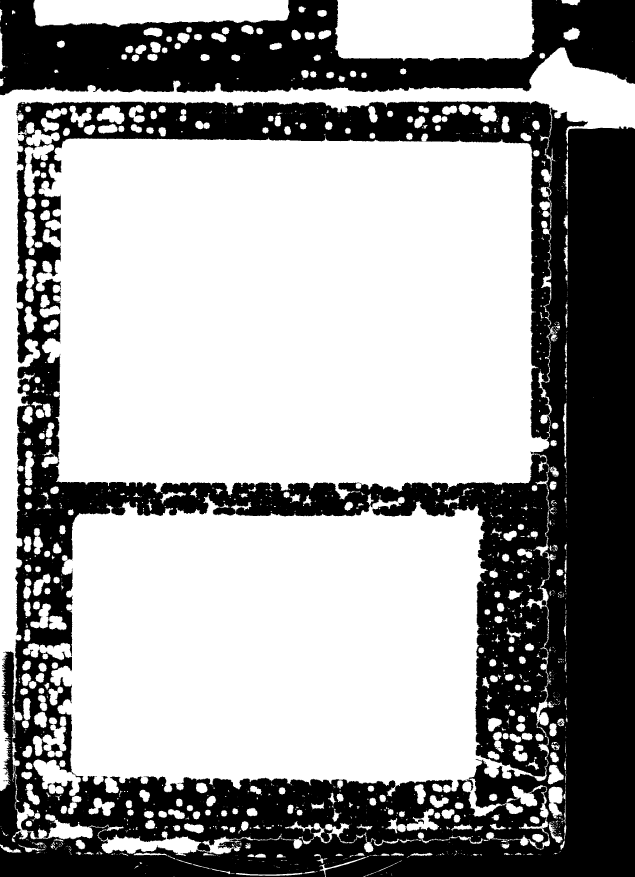
#> input picture background_detection/binary-back.png, 2539 x 3507 px (shown at 1/4 size)
$ python temp2.py
#> lines starting #> are read from the running program, lines starting #| are printed output that depends on the picture; after the words box and inside, x2 and y2 are one past the last pixel; in counts of white or black regions, pixels touching at a corner belong together
import cv2
import numpy as np

filename = "binary-back.png"
img = cv2.imread(filename)
#> img is the input picture: shape (3507, 2539, 3); 62% white; 2 black regions, box (x1, y1, x2, y2) and area: (0, 404, 2539, 3507) 2814544, (0, 0, 2539, 383) 566136
img = cv2.resize(img, (0,0), fx=0.1, fy=0.1)
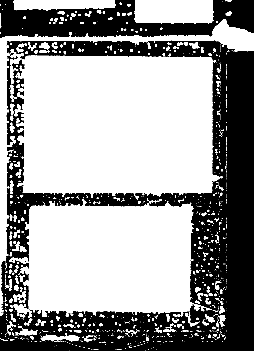
#> img: shape (351, 254, 3); min 0, max 255, mean 158
gray = cv2.cvtColor(img,cv2.COLOR_BGR2GRAY)

gray = np.float32(gray)
dst = cv2.cornerHarris(gray,2,3,0.04)
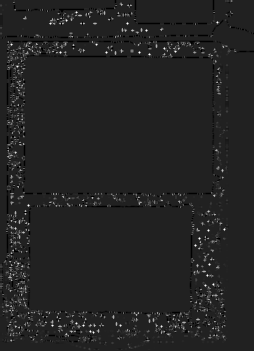
#> dst: shape (351, 254) float32; min -169130016, max 1.12e+09, mean 12910144; drawn with min black and max white

#result is dilated for marking the corners, not important
dst = cv2.dilate(dst,None)
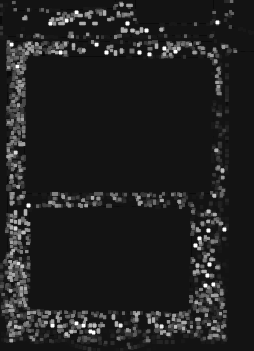
#> dst: shape (351, 254) float32; min -90923280, max 1.12e+09, mean 65791280; drawn with min black and max white

# Threshold for an optimal value, it may vary depending on the image.
img[dst>0.3*dst.max()]=[0,0,255]
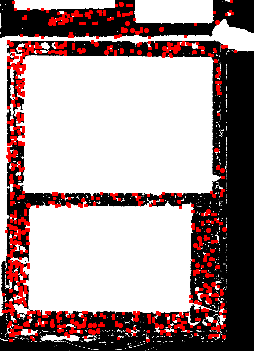
#> img: shape (351, 254, 3); 8.16% of pixels changed, all inside (x1, y1, x2, y2) = (2, 0, 237, 342)

cv2.imshow('dst',img)
if cv2.waitKey(0) & 0xff == 27:
#> (key Esc is pressed here)
    cv2.destroyAllWindows()
